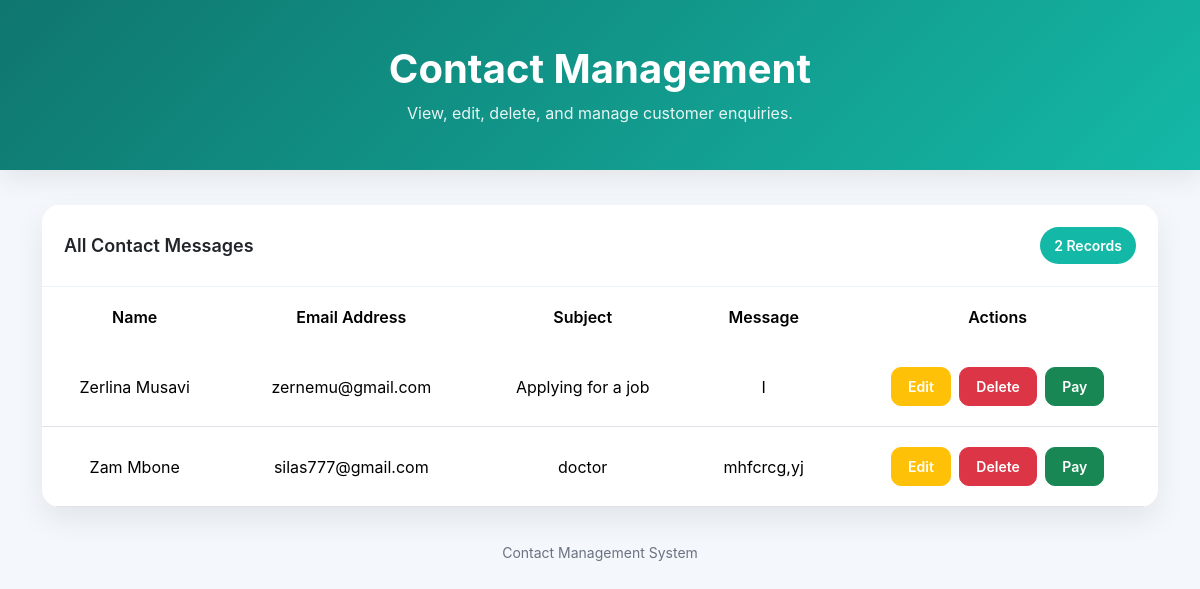
/show/, run on an earlier commit of the app's database.
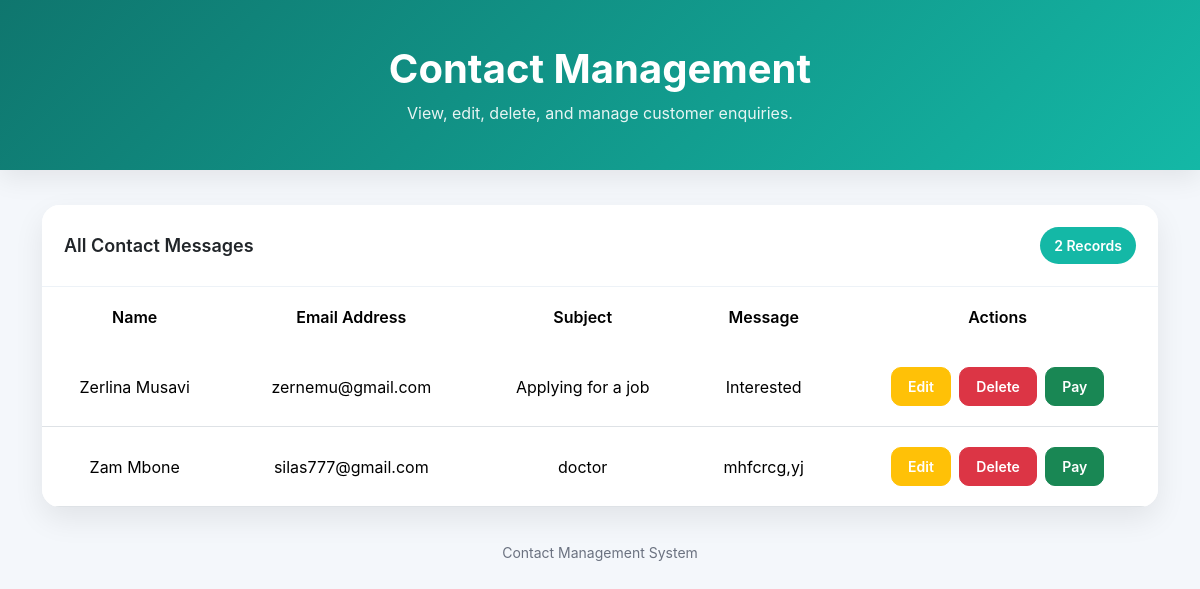
And on a later commit of the database.
### Genesisapp/models.py (models this page shows, shortened)
class Contact (models.Model):
 name =models.CharField(max_length=20)
 email=models.EmailField()
 subject=models.CharField(max_length=200)
 message=models.TextField()

### Genesisapp/views.py (the view)
# urls.py: path('show/', views.show, name = 'show'),
def show(request):
    all = Contact.objects.all()
    return render (request, 'show.html', {'all':all})

### templates/show.html (shortened to what this page needs)
{% load static %}
<!DOCTYPE html>
<html lang="en">
<head>
    <link rel="stylesheet" href="{% static 'assets/vendor/bootstrap/css/bootstrap.min.css' %}">
</head>
<body>
    <div class="header">
        <div class="container text-center">
            <h1>Contact Management</h1>
            <p>View, edit, delete, and manage customer enquiries.</p>
        </div>
    </div>
    <div class="container">
        <div class="card">
            <div class="card-header d-flex justify-content-between align-items-center">
                <span>All Contact Messages</span>
                <span class="badge-count">
                    {{ all|length }} Records
                </span>
            </div>
            <div class="table-responsive">
                <table class="table table-hover align-middle">
                    <thead>
                        <tr>
                            <th>Name</th>
                            <th>Email Address</th>
                            <th>Subject</th>
                            <th>Message</th>
                            <th>Actions</th>
                        </tr>
                    </thead>
                    <tbody>
                        {% for contact in all %}
                        <tr>
                            <td>{{ contact.name }}</td>
                            <td>{{ contact.email }}</td>
                            <td>{{ contact.subject }}</td>
                            <td>{{ contact.message }}</td>
                            <td>
                                <a href="/edit/{{ contact.id }}" class="btn btn-warning btn-sm">
                                    Edit
                                </a>
                                <a href="/delete/{{ contact.id }}" class="btn btn-danger btn-sm">
                                    Delete
                                </a>
                                <a href="{% url 'payment' %}" class="btn btn-success btn-sm">
                                    Pay
                                </a>
                            </td>
                        </tr>
                        {% empty %}
                        <tr>
                            <td colspan="5" class="text-center py-5 text-muted">
                                No contact records found.
                            </td>
                        </tr>
                        {% endfor %}
                    </tbody>
                </table>
            </div>
        </div>
    </div>
    <div class="footer">
        Contact Management System
    </div>
</body>
</html>

### templates/show.html (style rules this page uses)
* { margin:0; padding:0; box-sizing:border-box; }
body { background:#f4f7fb; font-family:Inter,"Segoe UI",sans-serif; color:#1f2937; }
.header { background:linear-gradient(135deg,#0f766e,#14b8a6); color:white; padding:45px 0; margin-bottom:35px; box-shadow:0 8px 25px rgba(0,0,0,.08); }
.header h1 { font-weight:700; margin-bottom:8px; }
.header p { opacity:.9; margin:0; }
.card { border:none; border-radius:18px; overflow:hidden; box-shadow:0 12px 30px rgba(0,0,0,.08); }
.card-header { background:white; border-bottom:1px solid #edf2f7; padding:22px; font-weight:600; font-size:18px; }
.table { margin:0; }
.table thead { background:#0f766e; color:white; }
.table thead th { border:none; padding:18px; font-weight:600; text-align:center; }
.table tbody td { padding:18px; text-align:center; vertical-align:middle; }
.table tbody tr { transition:.25s ease; }
.btn { border-radius:10px; padding:8px 16px; font-weight:600; margin:2px; }
.btn-warning { color:white; }
.btn-danger { color:white; }
.btn-success { color:white; }
.badge-count { background:#14b8a6; color:white; padding:8px 14px; border-radius:50px; font-size:14px; }
.footer { text-align:center; color:#6b7280; margin:35px 0; font-size:14px; }

What changed in the data, as far as the page shows it:
changed Contact "Zerlina Musavi": message "I" → "Interested"
